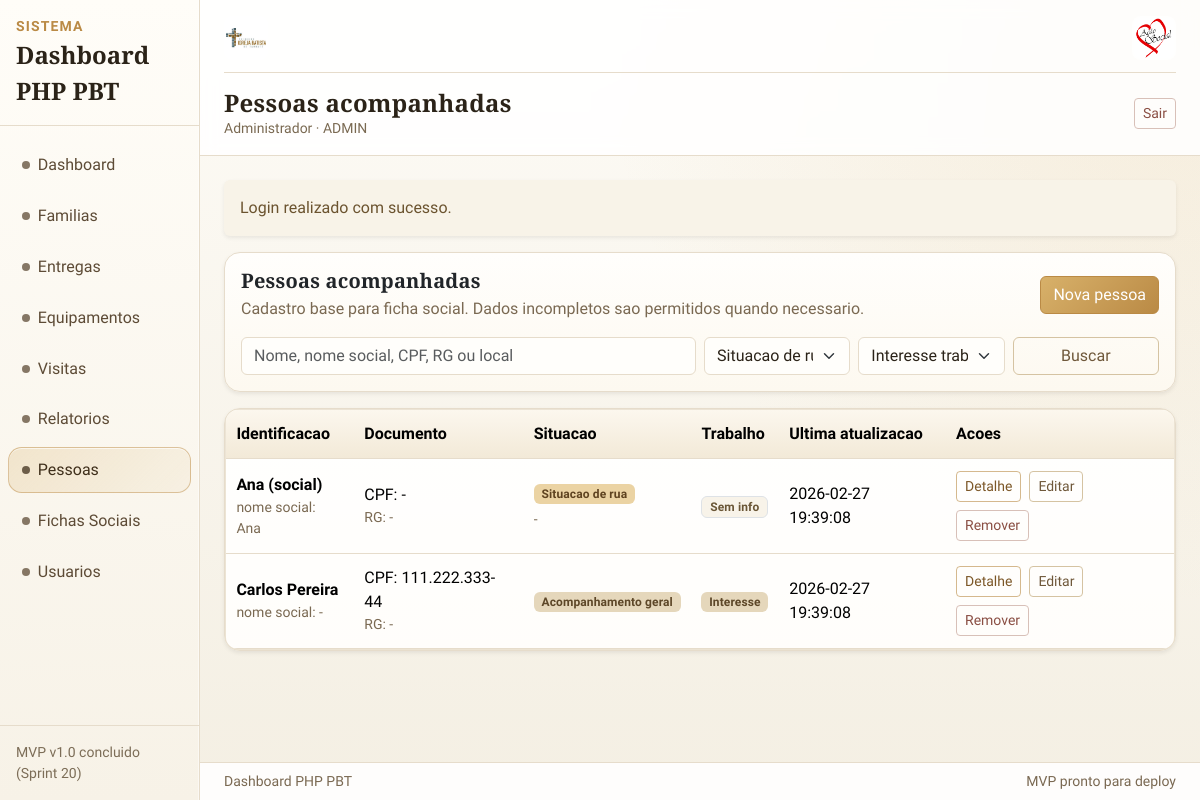
Page /people (signed in) on the committed database.
### tables this page shows
CREATE TABLE IF NOT EXISTS people (
  id INT AUTO_INCREMENT PRIMARY KEY,
  full_name VARCHAR(160) NULL,
  social_name VARCHAR(160) NULL,
  cpf VARCHAR(14) NULL UNIQUE,
  rg VARCHAR(20) NULL,
  birth_date DATE NULL,
  approx_age INT NULL,
  gender VARCHAR(20) NULL,
  is_homeless TINYINT(1) NOT NULL DEFAULT 0,
  homeless_time VARCHAR(20) NULL,
  stay_location VARCHAR(200) NULL,
  has_family_in_region TINYINT(1) NOT NULL DEFAULT 0,
  family_contact VARCHAR(200) NULL,
  education_level VARCHAR(40) NULL,
  profession_skills VARCHAR(200) NULL,
  formal_work_history TINYINT(1) NOT NULL DEFAULT 0,
  work_interest TINYINT(1) NOT NULL DEFAULT 0,
  work_interest_detail VARCHAR(200) NULL,
  created_at DATETIME NOT NULL DEFAULT CURRENT_TIMESTAMP,
  updated_at DATETIME NULL DEFAULT NULL ON UPDATE CURRENT_TIMESTAMP,
  INDEX idx_people_full_name (full_name),
  INDEX idx_people_social_name (social_name),
  INDEX idx_people_is_homeless (is_homeless),
  INDEX idx_people_updated_at (updated_at)
);

### app/Views/people/index.php (the view, shortened to what the rows shown need)
<div class="card border-0 shadow-sm mb-3">
    <div class="card-body">
        <div class="d-flex flex-column flex-md-row justify-content-between align-items-md-center gap-2 mb-3">
            <div>
                <h2 class="h5 mb-1">Pessoas acompanhadas</h2>
            </div>
        </div>
    </div>
</div>
<div class="card border-0 shadow-sm">
    <div class="table-responsive">
        <table class="table align-middle mb-0">
            <thead>
                <tr>
                    <th>Identificacao</th>
                    <th>Documento</th>
                    <th>Situacao</th>
                    <th>Trabalho</th>
                    <th>Ultima atualizacao</th>
                    <th>Acoes</th>
                </tr>
            </thead>
            <tbody>
            <?php if (empty($people)) : ?>
                <tr>
                    <td colspan="6" class="text-secondary p-4">Nenhuma pessoa encontrada.</td>
                </tr>
            <?php else : ?>
                <?php foreach ($people as $person) : ?>
                    <?php $id = (int) ($person['id'] ?? 0); ?>
                    <tr>
                        <td>
                            <div class="fw-semibold"><?= htmlspecialchars((string) (($person['full_name'] ?? '') ?: ($person['social_name'] ?? 'Sem identificacao')), ENT_QUOTES, 'UTF-8') ?></div>
                            <div class="small text-secondary">
                                nome social: <?= htmlspecialchars((string) (($person['social_name'] ?? '') ?: '-'), ENT_QUOTES, 'UTF-8') ?>
                            </div>
                        </td>
                        <td>
                            <div>CPF: <?= htmlspecialchars((string) (($person['cpf'] ?? '') ?: '-'), ENT_QUOTES, 'UTF-8') ?></div>
                            <div class="small text-secondary">RG: <?= htmlspecialchars((string) (($person['rg'] ?? '') ?: '-'), ENT_QUOTES, 'UTF-8') ?></div>
                        </td>
                        <td>
                            <?php if ((int) ($person['is_homeless'] ?? 0) === 1) : ?>
                                <span class="badge text-bg-warning">Situacao de rua</span>
                                <div class="small text-secondary mt-1"><?= htmlspecialchars((string) (($person['homeless_time'] ?? '') ?: '-'), ENT_QUOTES, 'UTF-8') ?></div>
                            <?php else : ?>
                                <span class="badge text-bg-success">Acompanhamento geral</span>
                            <?php endif; ?>
                        </td>
                        <td>
                            <?= ((int) ($person['work_interest'] ?? 0) === 1)
                                ? '<span class="badge text-bg-success">Interesse</span>'
                                : '<span class="badge text-bg-light border">Sem info</span>' ?>
                        </td>
                        <td><?= htmlspecialchars((string) (($person['updated_at'] ?? '') ?: ($person['created_at'] ?? '-')), ENT_QUOTES, 'UTF-8') ?></td>
                        <td>
                            <div class="d-flex flex-wrap gap-2">
                                <a class="btn btn-sm btn-outline-primary" href="/people/show?id=<?= $id ?>">Detalhe</a>
                                <a class="btn btn-sm btn-outline-secondary" href="/people/edit?id=<?= $id ?>">Editar</a>
                                <form method="post" action="/people/delete?id=<?= $id ?>" class="m-0" onsubmit="return confirm('Remover pessoa acompanhada e historico vinculado?');">
                                    <button type="submit" class="btn btn-sm btn-outline-danger">Remover</button>
                                </form>
                            </div>
                        </td>
                    </tr>
                <?php endforeach; ?>
            <?php endif; ?>
            </tbody>
        </table>
    </div>
</div>

### rows in the picture
people: full_name "Ana (social)", social_name "Ana", cpf "-", rg "-", homeless_time "-", work_interest "Sem info", created_at "2026-02-27 19:39:08"
people: full_name "Carlos Pereira", social_name "-", cpf "111.222.333-44", rg "-", is_homeless "Acompanhamento geral", work_interest "Interesse", created_at "2026-02-27 19:39:08"

### other values in the picture
$layoutAppName "Dashboard PHP PBT"
$item['label'] "Dashboard"
$item['label'] "Familias"
$item['label'] "Entregas"
$item['label'] "Equipamentos"
$item['label'] "Visitas"
$item['label'] "Relatorios"
$item['label'] "Pessoas"
$item['label'] "Fichas Sociais"
$item['label'] "Usuarios"
$layoutTitle "Pessoas acompanhadas"
$layoutUserName "Administrador"
$layoutUserRole "ADMIN"
$success "Login realizado com sucesso."
